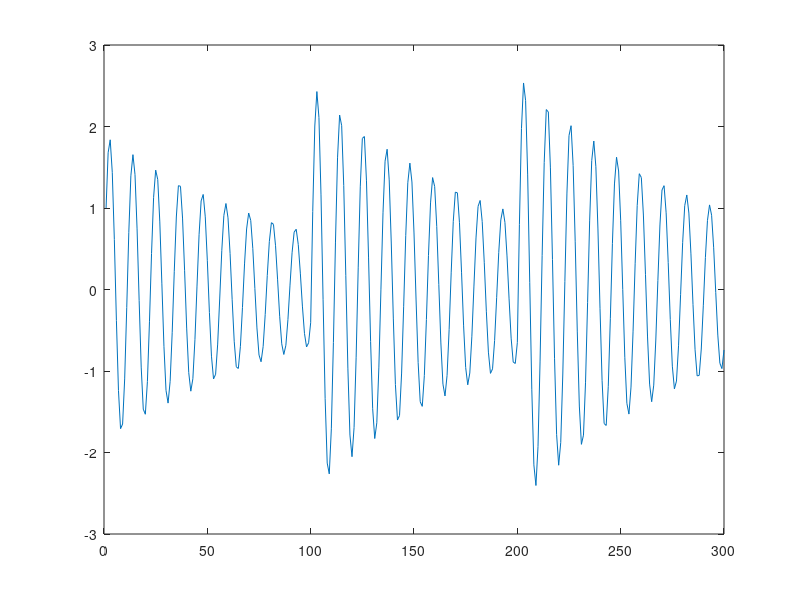

Source code (MATLAB):
b = 1;
y = exp(-(100/10000));
y1 = 2 * y * cos(2 * 3.142 * 890 * 0.0001)
ysq = y * y;
a = [1 y1 ysq]
for i = 1:300
  if((i == 1) | (i == 101) | (i == 201))
    x(i) = 1;
   else
    x(i) = 0;
   end
   if(i == 1)
    signal(i) = x(i);
   elseif(i == 2)
    signal(i) = x(i) + y1 * signal(i-1);
   else
    signal(i) = x(i) + y1 * signal(i-1) - ysq * signal(i-2);
   end
end
%sig = filter(b, a, x);
plot(signal);
